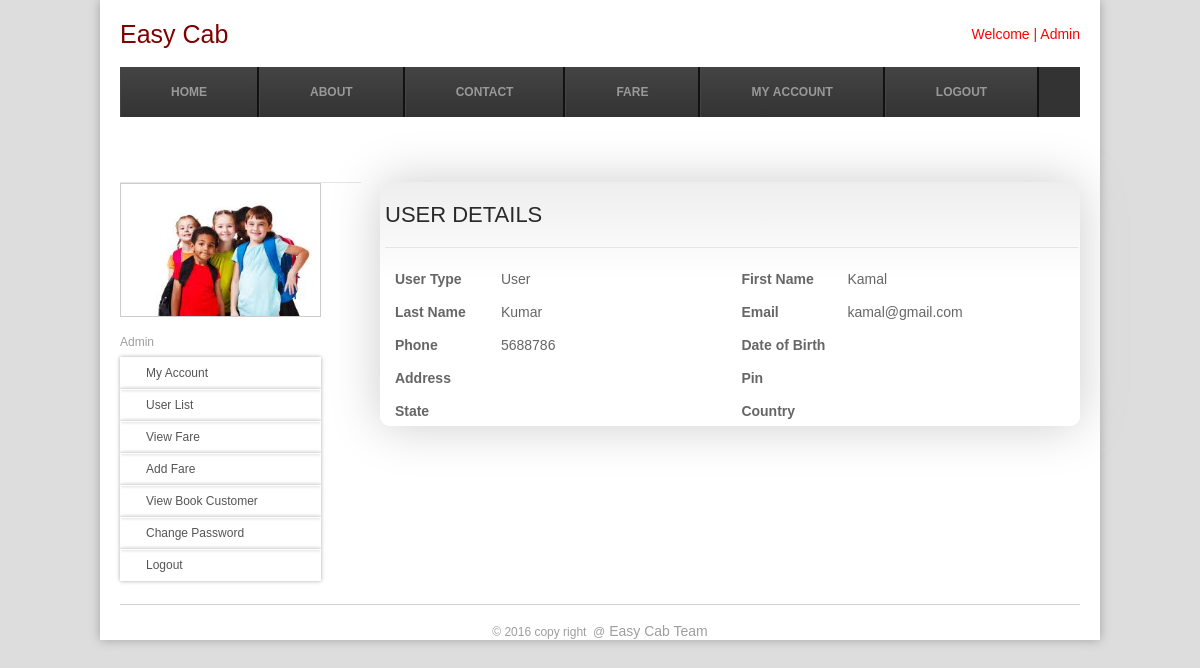
The page /user_details.php?id=3 (signed in) on the database its author committed.
### tables this page shows
CREATE TABLE `register` (
  `id` bigint(20) NOT NULL AUTO_INCREMENT,
  `fname` varchar(50) NOT NULL DEFAULT '',
  `lname` varchar(50) NOT NULL DEFAULT '',
  `email` varchar(100) NOT NULL DEFAULT '',
  `contact` varchar(20) DEFAULT NULL,
  `password` varchar(25) NOT NULL DEFAULT '',
  `dob` varchar(50) DEFAULT NULL,
  `address` varchar(255) DEFAULT NULL,
  `pin` varchar(10) DEFAULT NULL,
  `state` varchar(100) DEFAULT NULL,
  `country` varchar(255) DEFAULT NULL,
  `file_upload` varchar(255) DEFAULT NULL,
  `user_type` varchar(20) DEFAULT NULL,
  `adding_date` datetime DEFAULT NULL,
  `emp_id` varchar(100) DEFAULT NULL,
  `bank_name` varchar(100) DEFAULT NULL,
  `status` char(1) DEFAULT '1',
  PRIMARY KEY (`id`),
  UNIQUE KEY `idIndex` (`email`)
);

### user_details.php (the view, shortened to what this page needs)
<?php
include './dbconfigur.php';
if (!empty($user_id)) {
    $id = mysql_real_escape_string($_GET['id']);
    ?>
    <html>
        <head>
            <?php include './title.php'; ?>
        </head>
        <body>
            <?php include './header.php'; ?>
            <?php include './leftmenu.php'; ?>
            <div class="gallery">
                <div class="about">
                    <form>
                        <?php
                        $sqlquery = "select * from register where id = '$id'";
                        $result = mysql_query($sqlquery);
                        if (mysql_num_rows($result) > 0) {
                            $row = mysql_fetch_array($result);
                            ?>
                            <fieldset class="indv">
                                <h4>User Details</h4>
                                <div class="indv_fields">
                                    <label for="name" class="properties_data">User Type</label>
                                    <label for="name" class="properties_data1"><?php echo ucfirst($row['user_type']) ?></label>
                                </div>
                                <div class="indv_fields">
                                    <label for="name" class="properties_data">First Name</label>
                                    <label for="name" class="properties_data1"><?php echo ucfirst($row['fname']) ?></label>
                                </div>
                                <div class="indv_fields">
                                    <label for="name" class="properties_data">Last Name</label>
                                    <label for="name" class="properties_data1"><?php echo ucfirst($row['lname']) ?></label>
                                </div>
                                <div class="indv_fields">
                                    <label for="email" class="properties_data">Email</label>
                                    <label for="name" class="properties_data1"><?php echo $row['email']; ?></label>
                                </div>
                                <div class="indv_fields">
                                    <label class="properties_data">Phone</label>
                                    <label class="properties_data1"><?php echo $row['contact']; ?></label>
                                </div>
                                <div class="indv_fields">
                                    <label class="properties_data">Date of Birth</label>
                                    <label class="properties_data1"><?php echo $row['dob']; ?></label>
                                </div>
                                <div class="indv_fields">
                                    <label class="properties_data">Address</label>
                                    <label class="properties_data1"><?php echo $row['txtaddress']; ?></label>
                                </div>
                                <div class="indv_fields">
                                    <label class="properties_data">Pin</label>
                                    <label class="properties_data1"><?php echo $row['pin']; ?></label>
                                </div>
                                <div class="indv_fields">
                                    <label class="properties_data">State</label>
                                    <label class="properties_data"><?php echo $row['state']; ?></label>
                                </div>
                                <div class="indv_fields">
                                    <label class="properties_data">Country</label>
                                    <label class="properties_data1"><?php echo $row['country']; ?></label>
                                </div>
                            </fieldset>
                        <?php } ?>
                    </form>
                </div>
            </div>
            <?php include 'footer.php'; ?>
        </body>
    </html>
    <?php
} else {
    header("location:login.php?msg=login");
}
?>

### css/style.css (style rules this page uses)
html,body,div,span,applet,object,iframe,h1,h2,h3,h4,h5,h6,p,blockquote,pre,a,abbr,acronym,address,big,cite,code,del,dfn,em,img,ins,kbd,q,s,samp,small,strike,strong,sub,sup,tt,var,b,u,i,dl,dt,dd,ol,nav ul,nav li,fieldset,form,label,legend,table,caption,tbody,tfoot,thead,tr,th,td,article,aside,canvas,details,embed,figure,figcaption,footer,header,hgroup,menu,nav,output,ruby,section,summary,time,mark,audio,video { margin:0;padding:0;border:0;font-size:100%;font:inherit;vertical-align:baseline; }
body { font-family: Arial, Helvetica, sans-serif; background-color:#EEEEEE; background: #ddd; -webkit-background-size: cover; -moz-background-size: cover; -o-background-size: cover; background-size: cover; }
.gallery { float:right; width: 700px; }
.gallery h4 { color: #2A2A2A; font-family: "Agency FB" Helvetica, sans-serif; font-weight: 300; font-size: 22px; text-transform: uppercase; line-height: 35px; padding: 15px 0px; letter-spacing: 0px; border-bottom: 1px solid #e5e5e5; margin-bottom: 13px; }
.gallery label { font-family: Arial, Helvetica, sans-serif; font-size:14px; color: #666; }
.gallery form { background: #fff; -webkit-border-radius: 10px; -moz-border-radius: 10px; border-radius: 10px; background: -webkit-gradient(linear, 0% 0%, 0% 40%, from(#EEE), to(#FFFFFF)); background: -moz-linear-gradient(0% 40% 90deg,#FFF, #EEE); -webkit-box-shadow:0px 0 50px #ccc; -moz-box-shadow:0px 0 50px #ccc; box-shadow:0px 0 50px #ccc; }
.gallery fieldset { border: none; }
.indv { width: 99%; height: 0 auto; padding: 0 5px; margin-top: 65px; }
.indv_fields { width: 48%; float: left; padding: 5px 1% 2px 1%; }
.properties_data { font-size: 13px; width: 100px; float: left; color: #666666; line-height: 20px; font-weight:bold; padding: 3px; }
.properties_data1 { font-size: 13px; width: 100px; float: left; color: red; line-height: 20px; padding: 3px; }

### rows shown on the page
register: user_type "User", fname "Kamal", lname "Kumar", email "kamal@gmail.com", contact "5688786"

### other values the page prints
$user_name "Admin"
